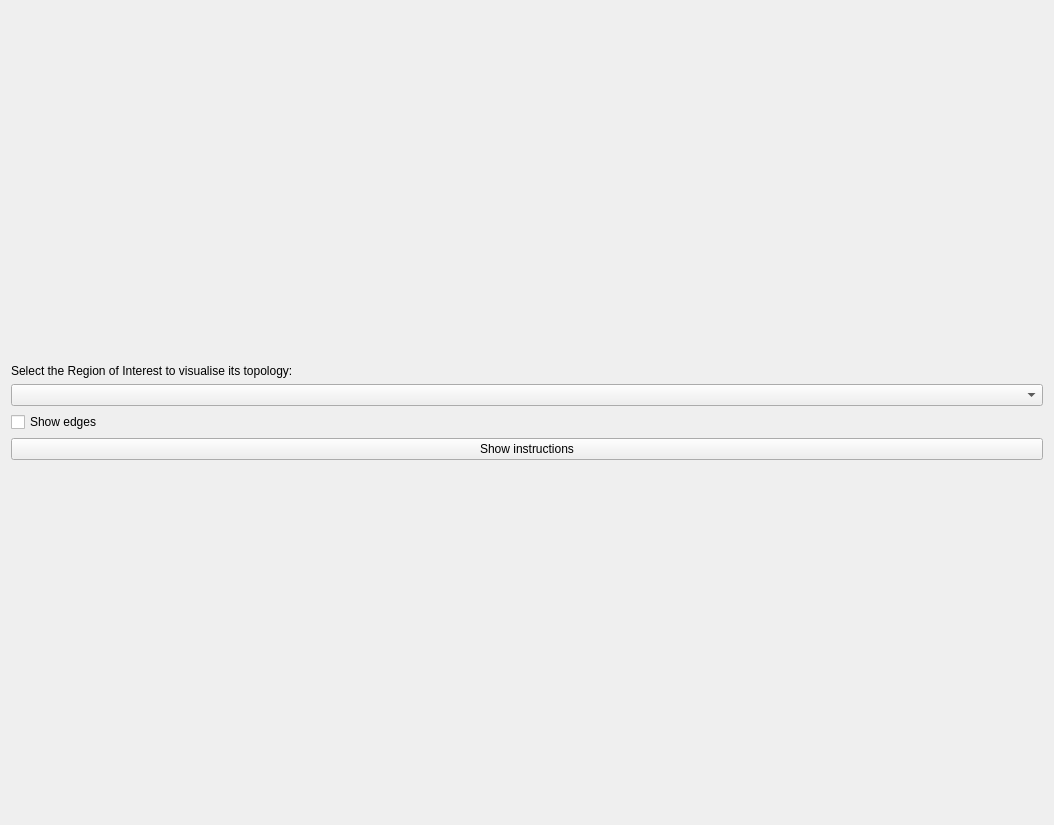
<?xml version="1.0" encoding="UTF-8"?>
<ui version="4.0">
 <class>topology_visualiser</class>
 <widget class="QWidget" name="topology_visualiser">
  <property name="geometry">
   <rect>
    <x>0</x>
    <y>0</y>
    <width>1054</width>
    <height>825</height>
   </rect>
  </property>
  <property name="windowTitle">
   <string>Form</string>
  </property>
  <layout class="QVBoxLayout" name="verticalLayout">
   <item>
    <layout class="QVBoxLayout" name="main_layout">
     <item>
      <layout class="QHBoxLayout" name="horizontalLayout">
       <item>
        <layout class="QVBoxLayout" name="verticalLayout_2">
         <item>
          <widget class="QLabel" name="label_2">
           <property name="sizePolicy">
            <sizepolicy hsizetype="Fixed" vsizetype="Fixed">
             <horstretch>0</horstretch>
             <verstretch>0</verstretch>
            </sizepolicy>
           </property>
           <property name="text">
            <string>Select the Region of Interest to visualise its topology:</string>
           </property>
          </widget>
         </item>
         <item>
          <widget class="QComboBox" name="combo_meaCoor"/>
         </item>
         <item>
          <widget class="QCheckBox" name="chk_edges">
           <property name="text">
            <string>Show edges</string>
           </property>
          </widget>
         </item>
        </layout>
       </item>
       <item>
        <layout class="QVBoxLayout" name="lyt_plot"/>
       </item>
      </layout>
     </item>
     <item>
      <widget class="QPushButton" name="btn_instructions">
       <property name="text">
        <string>Show instructions</string>
       </property>
      </widget>
     </item>
    </layout>
   </item>
  </layout>
 </widget>
 <resources/>
 <connections/>
</ui>
